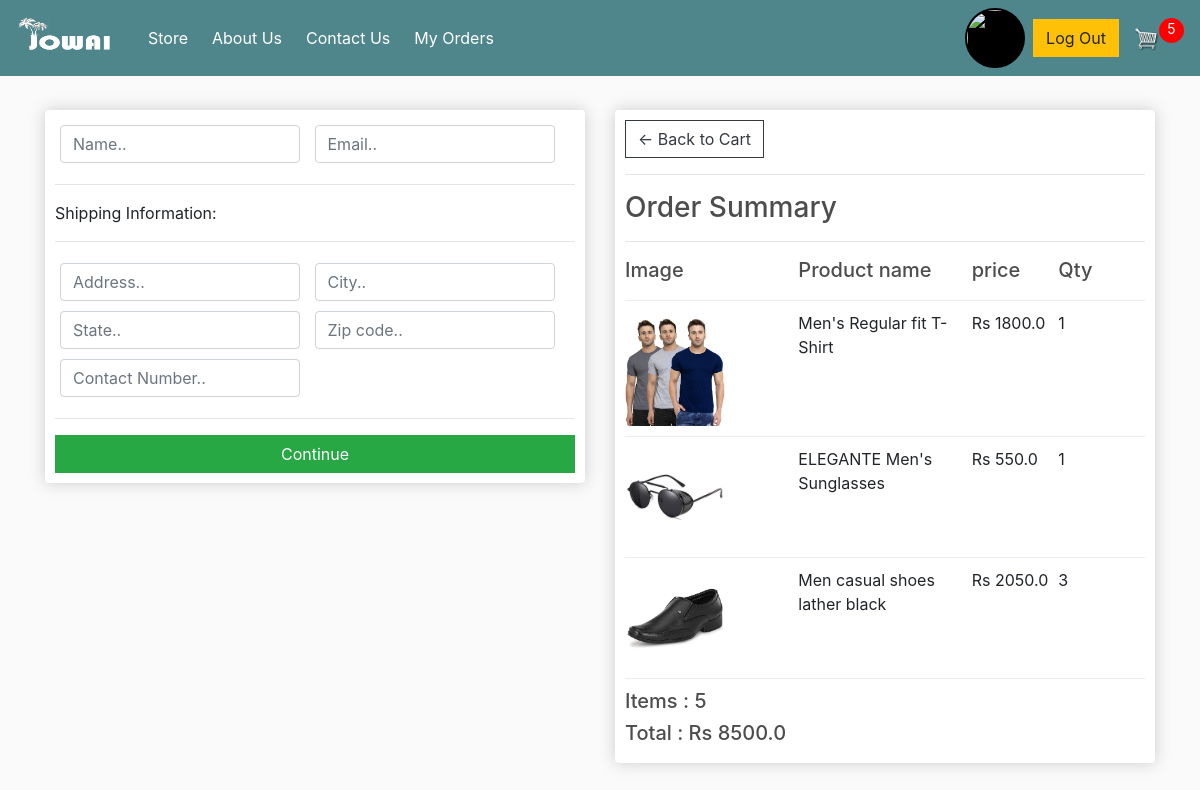
The page /checkout/ (signed in) on the database its author committed.
### store/models.py (models this page shows, shortened)
class Order_Item(models.Model):
    product=models.ForeignKey(Product, on_delete=models.SET_NULL, null=True, blank=True)
    order=models.ForeignKey(Order, on_delete=models.SET_NULL, null=True, blank=True)
    quantity=models.IntegerField(default=0, null=True, blank=True)
    price=models.IntegerField(default=0, null=True, blank=True)
    date_added=models.DateTimeField(auto_now_add=True)
    @property
    def get_total(self):
        total=self.product.price * self.quantity
        return total

class Product(models.Model):
    name=models.CharField(max_length=200)
    price=models.FloatField()
    digital=models.BooleanField(default=False, null=True, blank=True)
    image=models.ImageField(null=True, blank=True)
    image1=models.ImageField(null=True, blank=True)
    image2=models.ImageField(null=True, blank=True)
    image3=models.ImageField(null=True, blank=True)
    image4=models.ImageField(null=True, blank=True)
    description1=models.CharField(max_length=2550, default="", null=True, blank=True )
    description2=models.CharField(max_length=2550, default="")
    description3=models.CharField(max_length=2550, default="")
    @property
    def imageURL(self):
        try:
            url=self.image.url
        except:
            url=''
        return url

class Order(models.Model):
    customer=models.ForeignKey(Customer, on_delete=models.SET_NULL, null=True, blank=True)
    user_name=models.CharField(max_length=200, default="blank")
    user_email=models.CharField(max_length=200, default="blank")
    date_ordered=models.DateTimeField(auto_now_add=True)
    complete=models.BooleanField(default=False, null=True, blank=False)
    order_id=models.CharField(max_length=100, null=True)
    shipping_address=models.CharField(max_length=100, null=True)
    product_details=models.CharField(max_length=100, null=True)
    contact_no= models.CharField(max_length=12, null=True)
    @property
    def get_cart_total(self):
        orderitems=self.order_item_set.all()
        total=sum([item.get_total for item in orderitems])
        return total
    @property
    def get_cart_items(self):
        orderitems=self.order_item_set.all()
        total=sum([item.quantity for item in orderitems])
        return total

### store/views.py (the view)
# urls.py: path('checkout/', views.checkout, name="checkout"),
def checkout(request):
     if request.user.is_authenticated:
          log_status=True
          customer = request.user.customer
          order,created = Order.objects.get_or_create(customer=customer, complete=False)
          items = order.order_item_set.all()
          cartItems = order.get_cart_items
     else:
          order={'get_cart_items':0, 'get_cart_total':0}
          cartItems = []
          log_status=False
          items=[]
     context={'items': items, 'order': order, 'cartItems': cartItems, 'log_status': log_status}
     return render(request, 'store/checkout.html', context)

### store/templates/store/Checkout.html (shortened to what this page needs)
{% extends 'store/main.html' %}
{% load static %}
{% block content %}
     <div class="row">
		<div class="col-lg-6">
			<div class="box-element" id="form-wrapper">
				<form id="form">
					<div id="user-info">
						<div class="form-field">
							<input required class="form-control" type="text" name="name" placeholder="Name..">
						</div>
						<div class="form-field">
							<input required class="form-control" type="email" name="email" placeholder="Email..">
						</div>
					</div>
					<div id="shipping-info">
						<hr>
						<p>Shipping Information:</p>
						<hr>
						<div class="form-field">
							<input class="form-control" type="text" name="address" placeholder="Address..">
						</div>
						<div class="form-field">
							<input class="form-control" type="text" name="city" placeholder="City..">
						</div>
						<div class="form-field">
							<input class="form-control" type="text" name="state" placeholder="State..">
						</div>
						<div class="form-field">
							<input class="form-control" type="text" name="zipcode" placeholder="Zip code..">
						</div>
						<div class="form-field">
							<input class="form-control" type="text" name="contact_no" placeholder="Contact Number..">
						</div>
					</div>
					<hr>
					<input id="form-button" class="btn btn-success btn-block" type="submit" value="Continue">
				</form>
			</div>
			<br>
		</div>
		<div class="col-lg-6">
			<div class="box-element">
				<a  class="btn btn-outline-dark" href="{% url 'cart' %}">&#x2190; Back to Cart</a>
				<hr>
				<h3>Order Summary</h3>
				<hr>
				<div class="cart-row">
					<div style="flex:2"><h5>Image</h5></div>
					<div style="flex:2"><h5>Product name</h5></div>
					<div style="flex:1"><h5>price</h5></div>
					<div style="flex:1"><h5>Qty</h5></div>
				</div>
				{% for item in items %}
				<div class="cart-row product-id", data-product={{item.product.id}}>
					<div style="flex:2"><img class="row-image product-img" data-product="{{item.product.imageURL}}" src="{{item.product.imageURL}}"></div>
					<div style="flex:2"><p class="product-name" data-product="{{item.product.name}}">{{item.product.name}}</p></div>
					<div style="flex:1"><p class="product-price" data-product="{{item.product.price}}">Rs {{item.product.price}}</p></div>
					<div style="flex:1"><p class="product-quantity" data-product="{{item.quantity}}">{{item.quantity}}</p></div>
				</div>
				{% endfor %}
				<h5>Items :	{{order.get_cart_items}}</h5>
				<h5>Total : Rs  {{order.get_cart_total}}</h5>
			</div>
		</div>
	</div>
{% endblock content %}

### store/static/css/main.css (style rules this page uses)
body { background-color: hsl(0, 0%, 98%); }
h1, h2, h3, h4, h5, h6 { color: hsl(0, 0%, 30%); }
.box-element { box-shadow: hsl(0, 0%, 80%) 0 0 16px; background-color: #fff; border-radius: 4px; padding: 10px; }
.col-lg-4, .col-lg-6, .col-lg-8, .col-lg-12 { margin-top: 10px; }
.btn { border-radius: 0; }
.row-image { width: 100px; }
.form-field { width: 250px; display: inline-block; padding: 5px; }
.cart-row { display: flex; align-items: flex-stretch; padding-bottom: 10px; margin-bottom: 10px; border-bottom: 1px solid #ececec; }

### rows shown on the page
Order_Item: product.imageURL (picture), product.name "Men's Regular fit T-Shirt", product.price "1800.0", quantity "1"
Order_Item: product.imageURL (picture), product.name "ELEGANTE Men's Sunglasses", product.price "550.0", quantity "1"
Order_Item: product.imageURL (picture), product.name "Men casual shoes lather black", product.price "2050.0", quantity "3"
Order: get_cart_items "5", get_cart_total "8500.0"

### other values the page prints
{{ cartItems }} "5"
